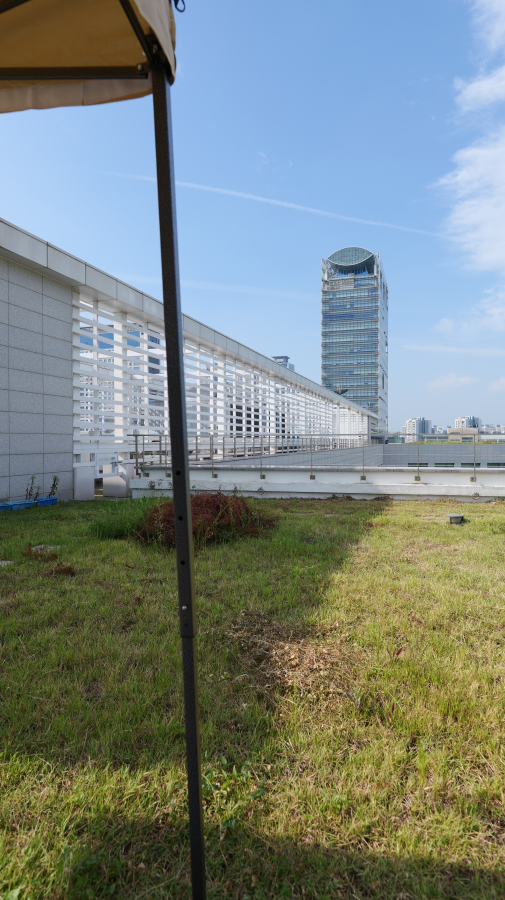
#> input picture calibration/test_images/P1000166.jpg, 1010 x 1800 px, given in place of the camera (shown at 1/2 size)
$ python calibration2.py
#> lines starting #> are read from the running program, lines starting #| are printed output that depends on the picture
import os
import cv2
import numpy as np
import yaml
import time
from typing import Optional


def load_config(config_name='config.yaml'):
    # 절대경로로 변환
    script_dir = os.path.dirname(os.path.abspath(__file__))
    config_path = os.path.join(os.path.dirname(script_dir), config_name)
    print("config_path : ", config_path)
    with open(config_path, 'r', encoding='utf-8') as f:
        config = yaml.safe_load(f)
    return config

def make_edge_lines(frame: np.ndarray) -> np.ndarray:
    edges = cv2.Canny(frame, 50, 150)
    lines = cv2.HoughLinesP(edges, 1, np.pi / 180,  # shape: (N, 1, 4), N개 직선
                            160,  # 직선 후보로 인정되기 위한 최소 임계값 (클수록 정확도 증가, 검출 개수 감소)
                            minLineLength=120,  # 해당 px 이상이어야 직선으로 인정
                            maxLineGap=30)  # 선 간격이 해당 px 이하일 경우 같은 선으로 간주
    return lines

def preprocess_for_edge_lines(frame):
    gray = cv2.cvtColor(frame, cv2.COLOR_BGR2GRAY)
    gray_eq = cv2.equalizeHist(gray)
    gray_bright = cv2.add(gray_eq, 80)
    blurred = cv2.GaussianBlur(gray_bright, (5, 5), 0)
    return blurred

def roi(frame, width_ratio, height_ratio):
    h, w = frame.shape
    roi_w = int(w * width_ratio)
    roi_h = int(h * height_ratio)
    roi_x_start = (w - roi_w) // 2
    roi_y_start = (h - roi_h) // 2
    roi_frame = frame[roi_y_start:roi_y_start + roi_h, roi_x_start:roi_x_start + roi_w]
    print("w, h : ", w, h, "| roi_w, roi_h : ", roi_w, roi_h, "| roi_x_start, roi_y_start : ", roi_x_start, roi_y_start)
    return roi_frame, roi_x_start, roi_y_start

# [10 lines left out: function point_line_distance, not called in this run]

def select_horizontal_line(frame: np.ndarray, lines,
                           display_width, display_height,
                           cam_id: int, flag: str):
    """
    수평선 후보 중 클릭한 위치에 가장 가까운 수평선 1개를 선택하도록 사용자 입력을 받음
    """
    debug_frame = frame.copy()
    horizontal_lines = []
    for x1, y1, x2, y2 in lines[:, 0]:
        angle = np.degrees(np.arctan2(y2 - y1, x2 - x1))
        if abs(angle) < 8:
            horizontal_lines.append((x1, y1, x2, y2))
            cv2.line(debug_frame, (x1, y1), (x2, y2), (0, 255, 0), 2)

    selected_line = None
    winname = f"cam{cam_id}_select (for {flag} calculation)"
    cv2.namedWindow(winname, cv2.WINDOW_NORMAL)
    cv2.resizeWindow(winname, int(display_width*0.8), int(display_height*0.8))
    cv2.imshow(winname, debug_frame)

    # [21 lines left out: function on_mouse, not called in this run]

    cv2.setMouseCallback(winname, on_mouse)
    print("[INFO] 수평선을 선택하세요. 클릭 후 Enter 키를 누르세요.")
    cv2.waitKey(0)
    cv2.destroyWindow(winname)
    return selected_line

# [26 lines left out: functions compute_angle_from_line, compute_offset_from_line, not called in this run]


def calibrate_all_cameras(config, no_config_write=0):
#> called with no_config_write = 0
    os.makedirs("debug_images", exist_ok=True)
    display_width = config['display']['resolution']['width']
    display_height = config['display']['resolution']['height']

    # resolution 초기화
    if config['camera'].get('resolution', None) is not None:
        resolution = (config['camera']['resolution']['width'],
                      config['camera']['resolution']['height'])
    else:
        resolution = None

    updated_rotation = {}
    updated_offset = {}
    visual_rows = []
    resolution_updated = False

    for i, dev in enumerate(config['camera']['device_paths']):
        print(f"=================== cam{i} 시작 ===================")
        cap = cv2.VideoCapture(dev, cv2.CAP_V4L2)
        if resolution is not None:
            cap.set(cv2.CAP_PROP_FRAME_WIDTH, resolution[0])
            cap.set(cv2.CAP_PROP_FRAME_HEIGHT, resolution[1])

        # 실시간 프리뷰 윈도우 생성
        preview_winname = f"cam{i}_preview - Press SPACE or ENTER to capture"
        cv2.namedWindow(preview_winname, cv2.WINDOW_NORMAL)
        cv2.resizeWindow(preview_winname, int(display_width * 0.7), int(display_height * 0.7))

        captured_frame = None
        print(f"[INFO] 카메라 {i} 프리뷰 중... 스페이스바 또는 엔터키를 눌러 캡처하세요. ESC로 건너뛰기.")

        while True:
            ret, frame = cap.read()
#> frame is the input picture: shape (1800, 1010, 3); mean B, G, R 129.2, 134, 123.1
            if not ret:
                print(f"[WARN] 프레임 읽기 실패: {dev}")
                break

            # 프리뷰 화면에 안내 텍스트 추가
            preview_frame = frame.copy()
            cv2.putText(preview_frame, f"Camera {i} Preview", (10, 30),
                        cv2.FONT_HERSHEY_SIMPLEX, 1.0, (0, 0, 0), 4, cv2.LINE_AA)
            cv2.putText(preview_frame, f"Camera {i} Preview", (10, 30),
                        cv2.FONT_HERSHEY_SIMPLEX, 1.0, (0, 255, 0), 2, cv2.LINE_AA)
            cv2.putText(preview_frame, "Press SPACE or ENTER to capture", (10, 70),
                        cv2.FONT_HERSHEY_SIMPLEX, 0.7, (0, 0, 0), 3, cv2.LINE_AA)
            cv2.putText(preview_frame, "Press SPACE or ENTER to capture", (10, 70),
                        cv2.FONT_HERSHEY_SIMPLEX, 0.7, (255, 255, 255), 1, cv2.LINE_AA)
            cv2.putText(preview_frame, "Press ESC to skip", (10, 100),
                        cv2.FONT_HERSHEY_SIMPLEX, 0.7, (0, 0, 0), 3, cv2.LINE_AA)
            cv2.putText(preview_frame, "Press ESC to skip", (10, 100),
                        cv2.FONT_HERSHEY_SIMPLEX, 0.7, (255, 255, 255), 1, cv2.LINE_AA)
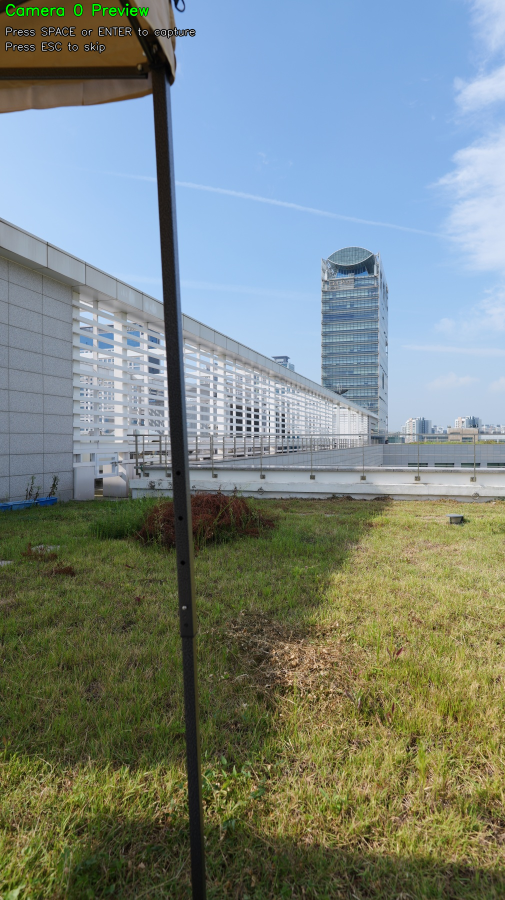
#> preview_frame: shape (1800, 1010, 3) (shown at 1/2 size); mean B, G, R 129.2, 134.1, 122.7
            cv2.imshow(preview_winname, preview_frame)

            key = cv2.waitKey(1) & 0xFF
#> (key Esc is pressed here)
            if key == 32 or key == 13:  # 스페이스바(32) 또는 엔터키(13)
                captured_frame = frame.copy()
                print(f"[INFO] 카메라 {i} 프레임 캡처 완료")
                break
            elif key == 27:  # ESC 키
                print(f"[INFO] 카메라 {i} 건너뛰기")
                break

        cv2.destroyWindow(preview_winname)
        cap.release()

        if captured_frame is None: # 캡처된 프레임이 없으면 다음 카메라로
            continue

        frame = captured_frame  # 캡처된 프레임을 사용

        # resolution 최초 한번 config에 업데이트
        if not resolution_updated:
            actual_resolution = frame.shape[:2]
            if resolution is None:
                resolution = actual_resolution
                if 'resolution' not in config['camera']:
                    config['camera']['resolution'] = {}
                config['camera']['resolution']['height'] = resolution[0]
                config['camera']['resolution']['width'] = resolution[1]
                print("resolution: ", resolution)
            else:
                if resolution != actual_resolution:
                    print(f"[INFO] 설정된 해상도 {resolution}와 실제 해상도 {actual_resolution}가 다릅니다. 실제 해상도로 업데이트합니다.")
                    resolution = actual_resolution
                    config['camera']['resolution']['height'] = resolution[0]
                    config['camera']['resolution']['width'] = resolution[1]

            ref_y = resolution[0] // 2
            resolution_updated = True

        # 캘리브레이션
        blurred = preprocess_for_edge_lines(frame)
        roi_frame, roi_x_start, roi_y_start = roi(blurred, 1, 1)  # 관심영역 설정
        lines = make_edge_lines(roi_frame)
        if lines is None or len(lines)==0 :
            print(f"[WARN] cam{i}에서 직선을 찾을 수 없습니다.")
            continue
        roi_color = cv2.cvtColor(roi_frame, cv2.COLOR_GRAY2BGR)

        # 회전 보정
        flag = "angle"
        selected_line_angle = select_horizontal_line(roi_color, lines, display_width, display_height, cam_id=i, flag=flag)
        if selected_line_angle is None:
            print(f"[WARN] 사용자 입력 없음: angle 기본값 사용")
            angle = 0.0
        else:
            angle = compute_angle_from_line(selected_line_angle, roi_y_start, roi_x_start)
            print("=> angle : ", angle)
        M = cv2.getRotationMatrix2D((frame.shape[1] // 2, frame.shape[0] // 2), angle, 1.0)  # 반시계 방향 : +
        print("M : \n", M)
        rotated = cv2.warpAffine(frame, M, (frame.shape[1], frame.shape[0]))
#> (the run stopped early here; a loop or call above may not have finished)
